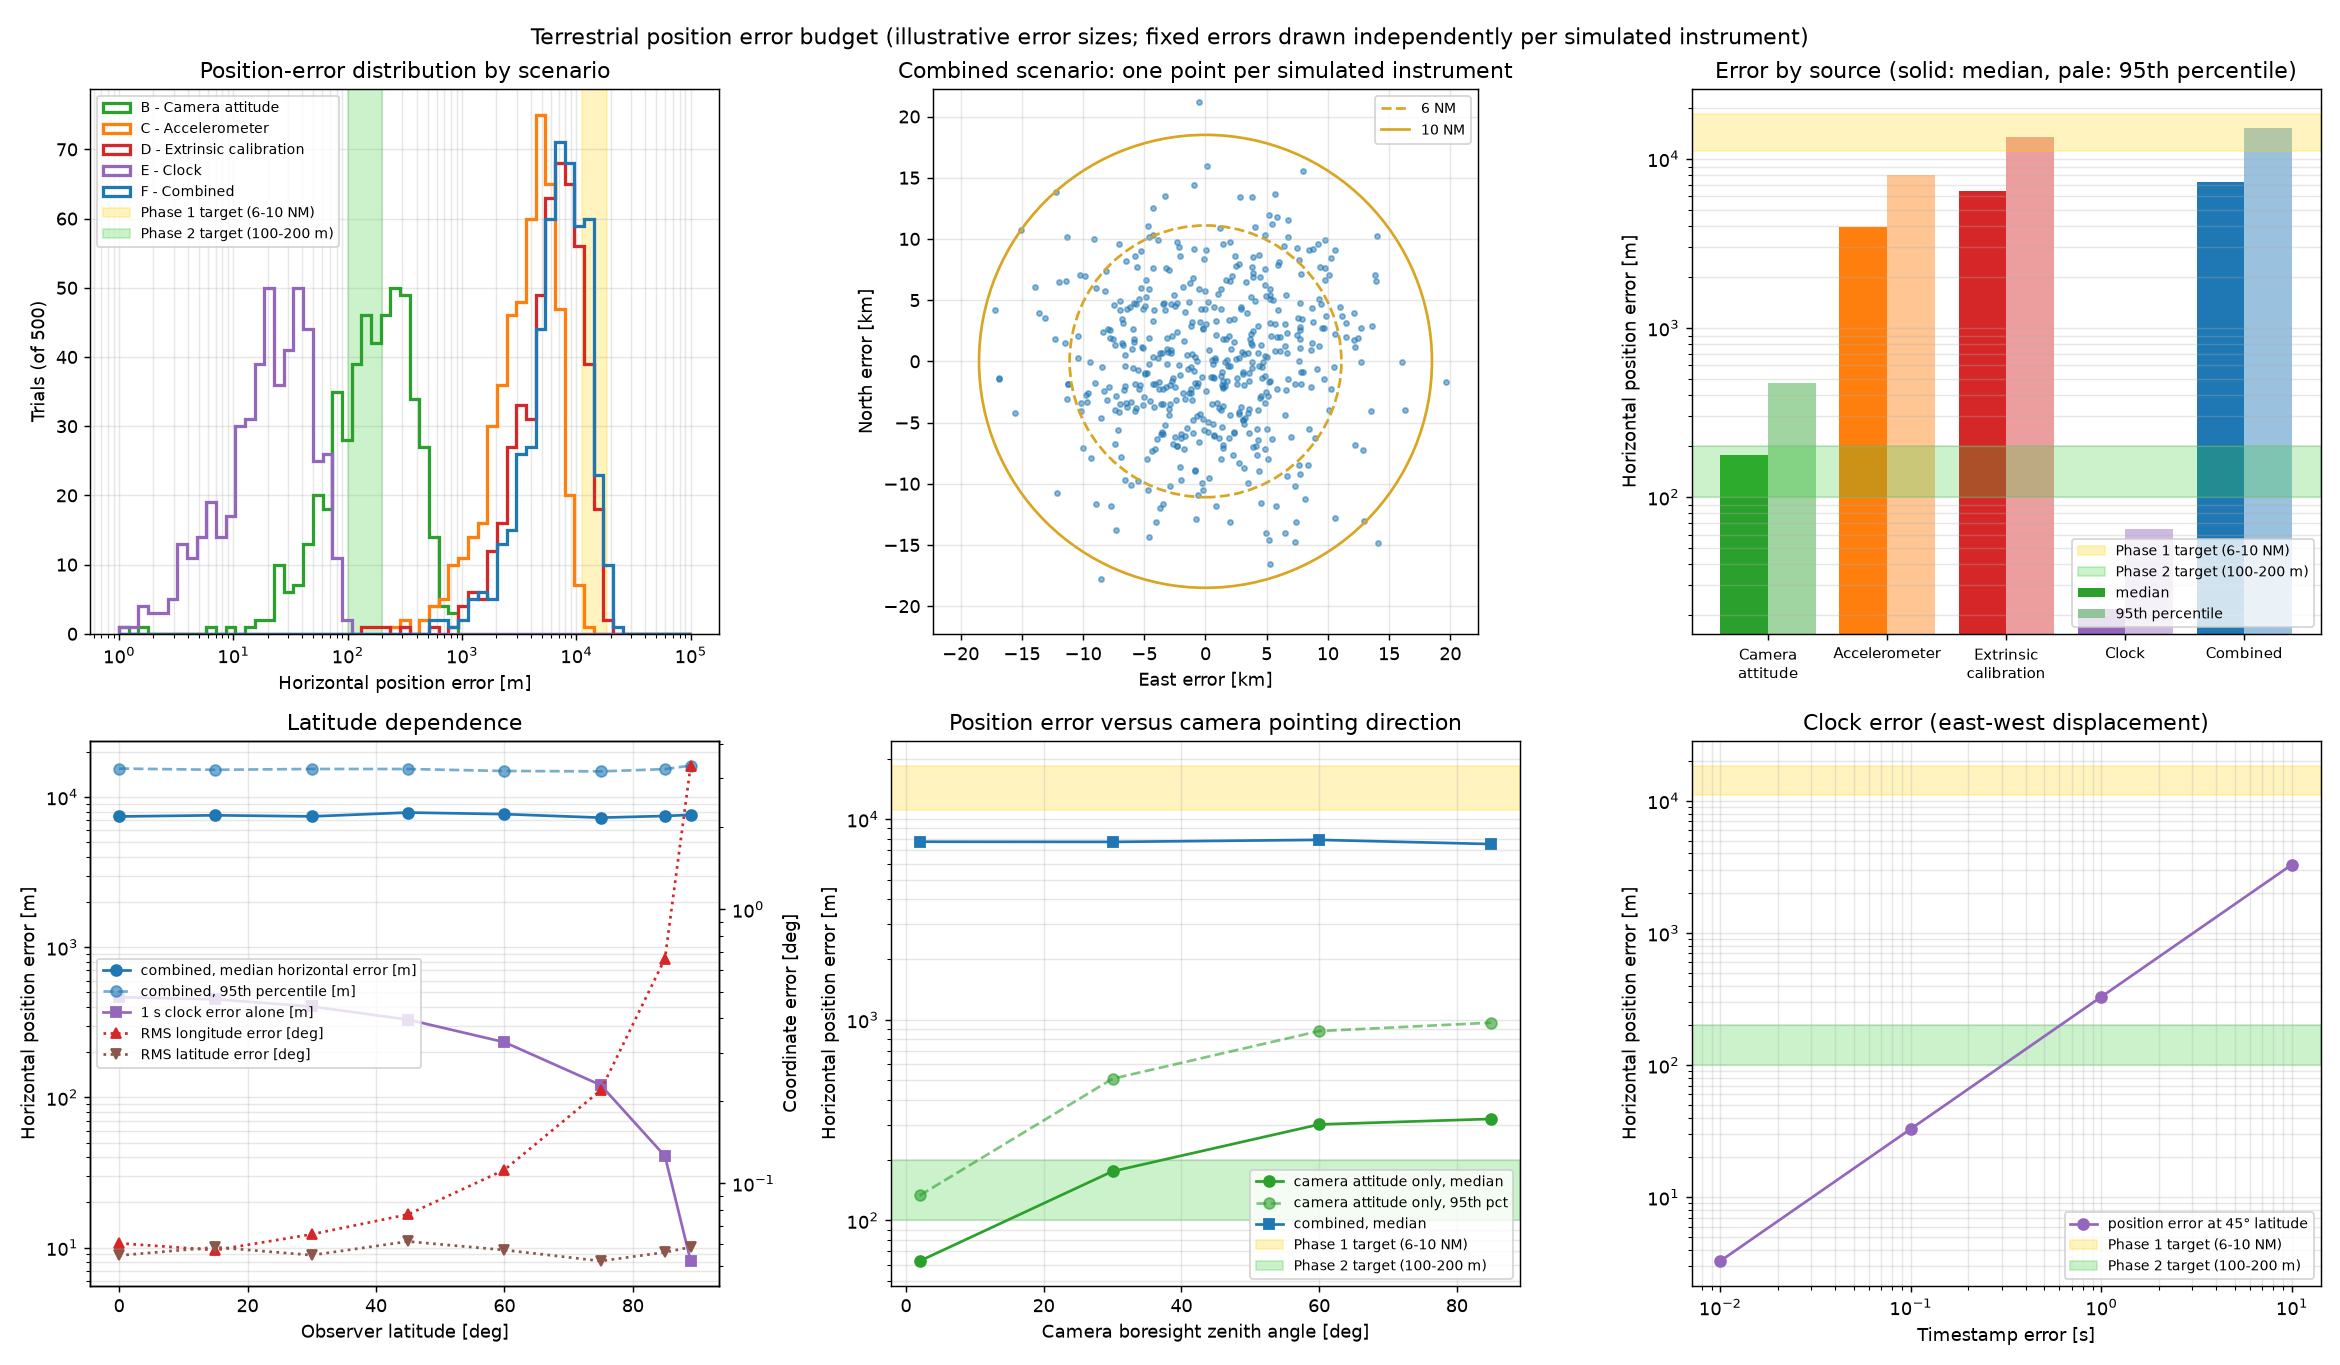

Python code for this plot:
"""
position_error_experiment.py - Space Systems Engineering, Module 6, Experiment C

How attitude, gravity, calibration and timing errors become position error.

The physical pipeline is Experiment A's. The measurements and models are
perturbed with the same tools as earlier modules:
  * camera: Module 4's SVD attitude estimator on stars with centroid noise;
  * IMU: Module 5's accelerometer error model and gravity estimator;
  * extrinsics: a rotation-vector error on the camera-IMU calibration;
  * clock: the timestamp used for Earth orientation is offset while the
    true observation time stays fixed.

How fixed errors are drawn (read this before interpreting any number)
---------------------------------------------------------------------
In every Monte Carlo below, the accelerometer bias and the camera-IMU
misalignment are drawn INDEPENDENTLY FOR EACH TRIAL. Each trial is a
different simulated instrument making one observation. The statistics are
therefore across a population of instruments, not the scatter one
instrument would show over time. A single instrument keeps its bias and
misalignment, so repeating or averaging its observations does not reduce
those errors; the "one instrument" section shows this directly.

Run:  python position_error_experiment.py
"""

from pathlib import Path

import matplotlib
matplotlib.use("Agg")
import matplotlib.pyplot as plt
import numpy as np
from astropy.time import Time, TimeDelta

import celestial_position as cp
import position_simulator as ps
from accelerometer_calibration import AccelerometerErrorModel
from astronomical_time import EARTH_ROTATION_RATE_UT1
from imu_alignment import perturb_calibration

SEED = 66
HERE = Path(__file__).parent
UTC = ps.OBSERVATION_UTC
TRUE_POSITION = (45.0, -75.0)
TRIALS = 500

# ---- modelled error sources (1 sigma) ------------------------------------------
N_STARS = 20
CENTROID_NOISE_PX = 0.2
ACCEL_NOISE = 0.005                # m/s^2 per axis per sample
ACCEL_SAMPLES = 1000
ACCEL_BIAS_SIGMA = 0.005           # m/s^2 per axis, residual after calibration
EXTRINSIC_SIGMA_DEG = 0.05         # camera-IMU misalignment per axis
CLOCK_SIGMA_S = 0.1                # timestamp error in the combined scenario
CLOCK_OFFSETS_S = [0.01, 0.1, 1.0, 10.0]

# ---- accuracy targets -------------------------------------------------------------
PHASE1_M = (11_100.0, 18_500.0)    # 6-10 nautical miles
PHASE2_M = (100.0, 200.0)

T0 = Time(UTC, scale="utc")
EARTH = cp.earth_orientation(UTC)


def one_trial(rng, position, *, camera=False, accel=False, extrinsic=False,
              clock_offset_s=0.0, zenith_angle_deg=30.0, fixed=None):
    """
    Simulate one observation and solve it. `fixed` optionally supplies
    {"bias": (3,), "misalignment": (3,)} to hold an instrument's fixed
    errors constant instead of drawing new ones.
    Returns (north_m, east_m, lat_error_deg, lon_error_deg).
    """
    if accel:
        bias = (fixed["bias"] if fixed else rng.normal(0.0, ACCEL_BIAS_SIGMA, 3))
        model = AccelerometerErrorModel(bias=tuple(bias), scale_factor_error=0.0,
                                        cross_axis=0.0, noise_sigma=ACCEL_NOISE)
        n_accel = ACCEL_SAMPLES
    else:
        model, n_accel = ps.IDEAL_SENSOR, 2

    obs = ps.simulate_observation(
        *position, UTC, C_EG=EARTH[0], rng=rng, n_stars=N_STARS,
        centroid_noise_px=CENTROID_NOISE_PX if camera else 0.0,
        accel_model=model, n_accel_samples=n_accel,
        zenith_angle_deg=zenith_angle_deg,
        azimuth_deg=rng.uniform(0.0, 360.0), roll_deg=rng.uniform(0.0, 360.0))

    believed_calibration = obs.C_CI
    if extrinsic:
        delta = (fixed["misalignment"] if fixed
                 else rng.normal(0.0, np.radians(EXTRINSIC_SIGMA_DEG), 3))
        believed_calibration = perturb_calibration(obs.C_CI, delta)

    if clock_offset_s:
        earth = cp.earth_orientation(T0 + TimeDelta(clock_offset_s, format="sec"))
    else:
        earth = EARTH
    solution = ps.solve_observation(obs, C_CI=believed_calibration, earth=earth)

    north, east = cp.north_east_error(solution.lat_lon, position)
    return (north, east, solution.latitude_deg - position[0],
            cp.longitude_difference(solution.longitude_deg, position[1]))


def run(rng, position=TRUE_POSITION, trials=TRIALS, clock_sigma_s=0.0, **flags):
    out = np.empty((trials, 4))
    for t in range(trials):
        offset = rng.normal(0.0, clock_sigma_s) if clock_sigma_s else 0.0
        out[t] = one_trial(rng, position, clock_offset_s=offset, **flags)
    return out


def summarize(results):
    horizontal = np.hypot(results[:, 0], results[:, 1])
    rms = np.sqrt(np.mean(results**2, axis=0))
    return {"horizontal": horizontal, "median": np.median(horizontal),
            "p95": np.percentile(horizontal, 95), "rms_north": rms[0],
            "rms_east": rms[1], "rms_lat_arcsec": rms[2] * 3600,
            "rms_lon_arcsec": rms[3] * 3600}


def metres(value):
    return f"{value / 1000:.2f} km" if value >= 1000 else f"{value:.1f} m"


def main():
    rng = np.random.default_rng(SEED)
    arcsec_m = np.radians(1 / 3600) * ps.EARTH_RADIUS_M
    print(f"Observer {TRUE_POSITION}, {UTC} UTC, boresight 30 deg from zenith, "
          f"{TRIALS} trials per scenario.")
    print(f"Scale: 1 arcsec of vertical error = {arcsec_m:.1f} m on the ground; "
          f"1 nautical mile = 1 arcminute.\n")

    scenarios = {
        "A - Ideal": dict(),
        "B - Camera attitude": dict(camera=True),
        "C - Accelerometer": dict(accel=True),
        "D - Extrinsic calibration": dict(extrinsic=True),
        "E - Clock": dict(clock_sigma_s=CLOCK_SIGMA_S),
        "F - Combined": dict(camera=True, accel=True, extrinsic=True,
                             clock_sigma_s=CLOCK_SIGMA_S),
    }
    assumed = {
        "A - Ideal": "no added error",
        "B - Camera attitude": f"{N_STARS} stars, {CENTROID_NOISE_PX} px centroid noise",
        "C - Accelerometer": f"bias {ACCEL_BIAS_SIGMA} m/s^2/axis, noise "
                             f"{ACCEL_NOISE} x {ACCEL_SAMPLES} samples",
        "D - Extrinsic calibration": f"{EXTRINSIC_SIGMA_DEG} deg per axis",
        "E - Clock": f"{CLOCK_SIGMA_S} s timestamp error",
        "F - Combined": "all of the above",
    }
    summaries, raw = {}, {}
    print(f"  {'scenario':<27}{'median':>10}{'95th pct':>11}{'RMS north':>11}"
          f"{'RMS east':>11}{'RMS lat':>10}{'RMS lon':>10}   assumed 1-sigma")
    for name, flags in scenarios.items():
        raw[name] = run(rng, **flags)
        s = summaries[name] = summarize(raw[name])
        print(f"  {name:<27}{metres(s['median']):>10}{metres(s['p95']):>11}"
              f"{metres(s['rms_north']):>11}{metres(s['rms_east']):>11}"
              f"{s['rms_lat_arcsec']:>8.1f}\"{s['rms_lon_arcsec']:>9.1f}\""
              f"   {assumed[name]}")
    print("  Bias and misalignment are drawn fresh for every trial "
          "(a population of instruments).")
    print("  North and east errors in metres are about equal, but the "
          "longitude error in arcsec is\n  1/cos(45 deg) = 1.41 times the "
          "latitude error: a degree of longitude is shorter there.")

    # ---- clock sweep -----------------------------------------------------------
    print("\n  Clock offsets (deterministic, everything else ideal):")
    print(f"  {'offset':>9}{'position error':>17}{'longitude error':>18}"
          f"{'omega * dt':>13}{'latitude error':>17}")
    clock_rows = []
    for dt in CLOCK_OFFSETS_S:
        north, east, dlat, dlon = one_trial(rng, TRUE_POSITION, clock_offset_s=dt)
        predicted = np.degrees(EARTH_ROTATION_RATE_UT1 * dt) * 3600
        clock_rows.append((dt, np.hypot(north, east)))
        print(f"  {dt:>7g} s{metres(np.hypot(north, east)):>17}"
              f"{dlon * 3600:>16.3f}\"{predicted:>12.3f}\"{dlat * 3600:>15.1e}\"")
    print(f"  A fast clock puts the observer west. {arcsec_m * 15.041 * np.cos(np.radians(45)):.0f} m "
          f"per second at 45 deg; {arcsec_m * 15.041:.0f} m/s at the equator.")

    # ---- targets -----------------------------------------------------------------
    combined = summaries["F - Combined"]["horizontal"]
    print("\n  Against the two accuracy targets (combined scenario):")
    print(f"    median {metres(np.median(combined))}, 95th percentile "
          f"{metres(np.percentile(combined, 95))}")
    for label, limit in (("Phase 1, 6 NM (11.1 km)", PHASE1_M[0]),
                         ("Phase 1, 10 NM (18.5 km)", PHASE1_M[1]),
                         ("Phase 2, 200 m", PHASE2_M[1]),
                         ("Phase 2, 100 m", PHASE2_M[0])):
        print(f"    within {label:<26}{100 * np.mean(combined < limit):>6.1f} % of trials")
    target_rms = 150.0
    per_source_arcsec = target_rms / arcsec_m / np.sqrt(2)     # two equal sources
    per_axis = per_source_arcsec / np.sqrt(2)
    print(f"""
    These error sizes are illustrative assumptions, so this is a statement
    about the model, not a prediction for any device. Under them the
    combined error is within 10 NM in {100 * np.mean(combined < PHASE1_M[1]):.0f} % of trials and within 6 NM in
    {100 * np.mean(combined < PHASE1_M[0]):.0f} %, and its median is about {np.median(combined) / 150:.0f} times too large for Phase 2.
    The two fixed errors account for
    nearly all of it. For a {target_rms:.0f} m RMS result split equally between them,
    each must contribute about {per_source_arcsec:.1f} arcsec: a camera-IMU alignment known to
    ~{per_axis:.1f} arcsec per axis ({per_axis / 3600:.5f} deg) and a horizontal accelerometer bias of
    ~{np.radians(per_axis / 3600) * 9.81:.1e} m/s^2 ({np.radians(per_axis / 3600) * 1e6:.0f} micro-g). The assumed values here are
    {EXTRINSIC_SIGMA_DEG * 3600 / per_axis:.0f}x and {ACCEL_BIAS_SIGMA / (np.radians(per_axis / 3600) * 9.81):.0f}x larger. The star camera alone is at the edge of Phase 2 with
    the boresight 30 deg from zenith (median {metres(summaries['B - Camera attitude']['median'])}, 95th percentile {metres(summaries['B - Camera attitude']['p95'])});
    the pointing table below shows it improving near the zenith. A {CLOCK_SIGMA_S} s
    clock contributes {metres(summaries['E - Clock']['median'])} median.""")

    # ---- one instrument versus many ------------------------------------------------
    print("  One instrument, repeated observations (fixed bias and misalignment):")
    fixed = {"bias": rng.normal(0.0, ACCEL_BIAS_SIGMA, 3),
             "misalignment": rng.normal(0.0, np.radians(EXTRINSIC_SIGMA_DEG), 3)}
    single = np.array([one_trial(rng, TRUE_POSITION, camera=True, accel=True,
                                 extrinsic=True, fixed=fixed, zenith_angle_deg=30.0)
                       for _ in range(TRIALS)])
    # Same instrument AND same pointing: hold azimuth/roll by reseeding.
    held = []
    for _ in range(TRIALS):
        obs = ps.simulate_observation(
            *TRUE_POSITION, UTC, C_EG=EARTH[0], rng=rng, n_stars=N_STARS,
            centroid_noise_px=CENTROID_NOISE_PX,
            accel_model=AccelerometerErrorModel(
                bias=tuple(fixed["bias"]), scale_factor_error=0.0,
                cross_axis=0.0, noise_sigma=ACCEL_NOISE),
            n_accel_samples=ACCEL_SAMPLES, zenith_angle_deg=30.0,
            azimuth_deg=40.0, roll_deg=15.0)
        solution = ps.solve_observation(
            obs, C_CI=perturb_calibration(obs.C_CI, fixed["misalignment"]),
            earth=EARTH)
        held.append(cp.north_east_error(solution.lat_lon, TRUE_POSITION))
    held = np.array(held)
    mean_offset = np.hypot(*held.mean(axis=0))
    scatter = np.sqrt(np.mean(np.sum((held - held.mean(axis=0)) ** 2, axis=1)))
    turning_mean = np.hypot(*single[:, :2].mean(axis=0))
    print(f"    Instrument held in one orientation, {TRIALS} observations: "
          f"mean offset {metres(mean_offset)}, scatter {metres(scatter)}.")
    print(f"    Averaging all {TRIALS} leaves {metres(mean_offset)}: the "
          f"scatter averages away, the offset does not.")
    print(f"    Same instrument turned to a random heading each time: mean "
          f"offset {metres(turning_mean)}.")
    print("    Turning the instrument about the vertical rotates its fixed "
          "errors with it, so over many\n    headings they largely cancel in "
          "the mean. That is a calibration opportunity, not something\n    "
          "a single static observation gets for free.")

    # ---- latitude dependence ----------------------------------------------------------
    print("\n  Error versus observer latitude (combined scenario, "
          f"{TRIALS} trials each):")
    latitudes = [0.0, 15.0, 30.0, 45.0, 60.0, 75.0, 85.0, 89.0]
    lat_rows = []
    print(f"  {'latitude':>9}{'median':>11}{'95th pct':>11}{'RMS lat':>11}"
          f"{'RMS lon':>12}{'1 s clock error':>18}")
    for lat in latitudes:
        s = summarize(run(rng, position=(lat, -75.0), camera=True, accel=True,
                          extrinsic=True, clock_sigma_s=CLOCK_SIGMA_S))
        clock = np.hypot(*one_trial(rng, (lat, -75.0), clock_offset_s=1.0)[:2])
        lat_rows.append((lat, s, clock))
        print(f"  {lat:>7g}  {metres(s['median']):>11}{metres(s['p95']):>11}"
              f"{s['rms_lat_arcsec']:>10.0f}\"{s['rms_lon_arcsec']:>11.0f}\""
              f"{metres(clock):>18}")
    print("    The horizontal error in metres does not depend on latitude: "
          "the vertical is wrong by the\n    same angle everywhere. The same "
          "distance is more degrees of longitude near the pole, so\n    "
          "longitude error grows as 1/cos(lat). Clock error is the one "
          "source that shrinks, as cos(lat).")

    # ---- camera pointing --------------------------------------------------------------
    print("\n  Error versus camera pointing direction:")
    pointing_rows = []
    print(f"  {'boresight zenith angle':>24}{'camera only, median':>22}"
          f"{'camera only, 95th':>20}{'combined, median':>19}")
    for zenith in (2.0, 30.0, 60.0, 85.0):
        cam = summarize(run(rng, camera=True, zenith_angle_deg=zenith))
        full = summarize(run(rng, camera=True, accel=True, extrinsic=True,
                             clock_sigma_s=CLOCK_SIGMA_S, zenith_angle_deg=zenith))
        pointing_rows.append((zenith, cam, full))
        print(f"  {zenith:>20g} deg{metres(cam['median']):>22}"
              f"{metres(cam['p95']):>20}{metres(full['median']):>19}")
    print("    Pointing near the zenith keeps the star camera's weak roll "
          "axis out of the vertical\n    (Module 5). It matters for the "
          "camera's own contribution and not at all for the combined\n    "
          "result, which the fixed errors dominate.")

    make_figure(summaries, raw, clock_rows, lat_rows, pointing_rows)


def make_figure(summaries, raw, clock_rows, lat_rows, pointing_rows):
    fig, axes = plt.subplots(2, 3, figsize=(18, 10.5))
    colors = {"A - Ideal": "gray", "B - Camera attitude": "tab:green",
              "C - Accelerometer": "tab:orange",
              "D - Extrinsic calibration": "tab:red", "E - Clock": "tab:purple",
              "F - Combined": "tab:blue"}

    def bands(ax, horizontal=True):
        span = ax.axhspan if horizontal else ax.axvspan
        span(*PHASE1_M, color="gold", alpha=0.25, label="Phase 1 target (6-10 NM)")
        span(*PHASE2_M, color="limegreen", alpha=0.25,
             label="Phase 2 target (100-200 m)")

    # 1. distribution
    ax = axes[0, 0]
    bins = np.logspace(0, 5, 60)
    for name in list(colors)[1:]:
        ax.hist(summaries[name]["horizontal"], bins=bins, histtype="step",
                linewidth=1.8, color=colors[name], label=name)
    bands(ax, horizontal=False)
    ax.set_xscale("log")
    ax.set_xlabel("Horizontal position error [m]")
    ax.set_ylabel(f"Trials (of {TRIALS})")
    ax.set_title("Position-error distribution by scenario")
    ax.legend(fontsize=7.5, loc="upper left")
    ax.grid(True, which="both", alpha=0.3)

    # 2. north/east scatter, combined
    ax = axes[0, 1]
    combined = raw["F - Combined"]
    ax.scatter(combined[:, 1] / 1000, combined[:, 0] / 1000, s=8, alpha=0.5,
               color="tab:blue")
    for radius, style in ((PHASE1_M[0] / 1000, "--"), (PHASE1_M[1] / 1000, "-")):
        ax.add_patch(plt.Circle((0, 0), radius, fill=False, color="goldenrod",
                                linestyle=style, linewidth=1.5))
    ax.plot([], [], color="goldenrod", linestyle="--", label="6 NM")
    ax.plot([], [], color="goldenrod", label="10 NM")
    limit = max(20.0, np.abs(combined[:, :2]).max() / 1000 * 1.05)
    ax.set_xlim(-limit, limit)
    ax.set_ylim(-limit, limit)
    ax.set_aspect("equal")
    ax.set_xlabel("East error [km]")
    ax.set_ylabel("North error [km]")
    ax.set_title("Combined scenario: one point per simulated instrument")
    ax.legend(fontsize=8)
    ax.grid(True, alpha=0.3)

    # 3. by source
    ax = axes[0, 2]
    names = list(colors)[1:]
    x = np.arange(len(names))
    ax.bar(x - 0.2, [summaries[n]["median"] for n in names], 0.4,
           color=[colors[n] for n in names], label="median")
    ax.bar(x + 0.2, [summaries[n]["p95"] for n in names], 0.4,
           color=[colors[n] for n in names], alpha=0.45, label="95th percentile")
    bands(ax)
    ax.set_yscale("log")
    ax.set_xticks(x)
    ax.set_xticklabels([n.split(" - ")[1].replace(" ", "\n") for n in names],
                       fontsize=8.5)
    ax.set_ylabel("Horizontal position error [m]")
    ax.set_title("Error by source (solid: median, pale: 95th percentile)")
    ax.grid(True, axis="y", which="both", alpha=0.3)
    ax.legend(fontsize=7.5, loc="lower right")

    # 4. latitude
    ax = axes[1, 0]
    lats = [r[0] for r in lat_rows]
    ax.semilogy(lats, [r[1]["median"] for r in lat_rows], "o-", color="tab:blue",
                label="combined, median horizontal error [m]")
    ax.semilogy(lats, [r[1]["p95"] for r in lat_rows], "o--", color="tab:blue",
                alpha=0.6, label="combined, 95th percentile [m]")
    ax.semilogy(lats, [r[2] for r in lat_rows], "s-", color="tab:purple",
                label="1 s clock error alone [m]")
    ax.set_xlabel("Observer latitude [deg]")
    ax.set_ylabel("Horizontal position error [m]")
    twin = ax.twinx()
    twin.semilogy(lats, [r[1]["rms_lon_arcsec"] / 3600 for r in lat_rows], "^:",
                  color="tab:red", label="RMS longitude error [deg]")
    twin.semilogy(lats, [r[1]["rms_lat_arcsec"] / 3600 for r in lat_rows], "v:",
                  color="tab:brown", label="RMS latitude error [deg]")
    twin.set_ylabel("Coordinate error [deg]")
    handles = ax.get_legend_handles_labels()
    handles2 = twin.get_legend_handles_labels()
    ax.legend(handles[0] + handles2[0], handles[1] + handles2[1], fontsize=7.5,
              loc="center left")
    ax.set_title("Latitude dependence")
    ax.grid(True, which="both", alpha=0.3)

    # 5. pointing
    ax = axes[1, 1]
    zeniths = [r[0] for r in pointing_rows]
    ax.semilogy(zeniths, [r[1]["median"] for r in pointing_rows], "o-",
                color="tab:green", label="camera attitude only, median")
    ax.semilogy(zeniths, [r[1]["p95"] for r in pointing_rows], "o--",
                color="tab:green", alpha=0.6, label="camera attitude only, 95th pct")
    ax.semilogy(zeniths, [r[2]["median"] for r in pointing_rows], "s-",
                color="tab:blue", label="combined, median")
    bands(ax)
    ax.set_xlabel("Camera boresight zenith angle [deg]")
    ax.set_ylabel("Horizontal position error [m]")
    ax.set_title("Position error versus camera pointing direction")
    ax.grid(True, which="both", alpha=0.3)
    ax.legend(fontsize=7.5)

    # 6. clock
    ax = axes[1, 2]
    ax.loglog([r[0] for r in clock_rows], [r[1] for r in clock_rows], "o-",
              color="tab:purple", label="position error at 45° latitude")
    bands(ax)
    ax.set_xlabel("Timestamp error [s]")
    ax.set_ylabel("Horizontal position error [m]")
    ax.set_title("Clock error (east-west displacement)")
    ax.grid(True, which="both", alpha=0.3)
    ax.legend(fontsize=7.5)

    fig.suptitle("Terrestrial position error budget (illustrative error "
                 "sizes; fixed errors drawn independently per simulated instrument)")
    fig.tight_layout()
    fig.savefig(HERE / "position_error_experiment.png", dpi=130)
    print("\nSaved position_error_experiment.png")


if __name__ == "__main__":
    main()
